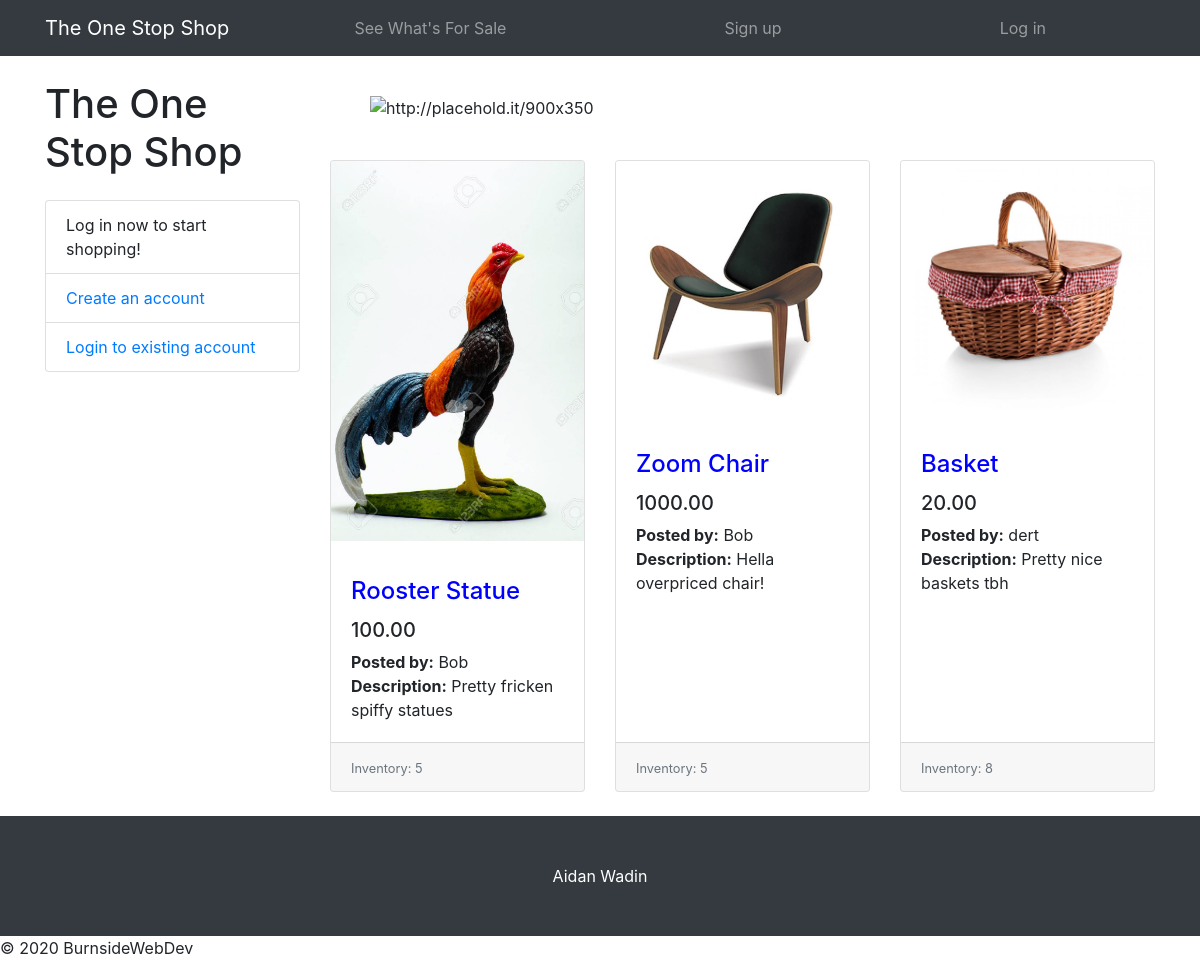
The app's page /, older data.
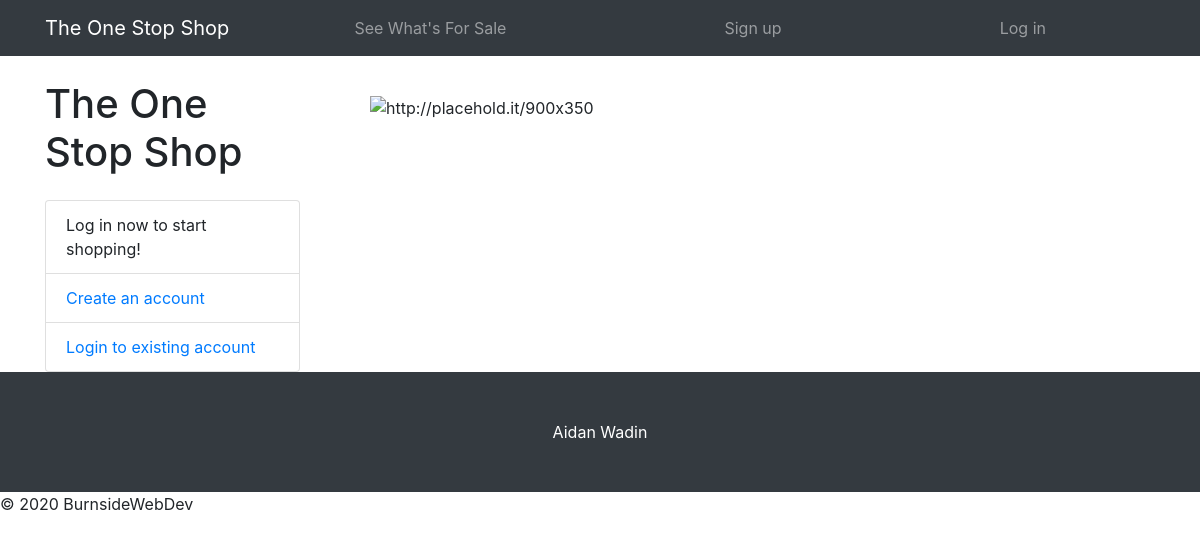
The same page, newer data.
### item/models.py (models this page shows, shortened)
class Item(models.Model):
    owner = models.ForeignKey(User, on_delete=models.CASCADE)
    image = models.ImageField(upload_to='images/')
    itemname = models.CharField(max_length=100)
    descrip = models.CharField(max_length=1000)
    price = models.DecimalField(max_digits=10, decimal_places=2)
    inv_count = models.PositiveIntegerField()

### accounts/views.py (the view, shortened to what this page needs)
# urls.py: path('', views.index, name='index'),
def index(request):
    items1 = Item.objects.all()
    context = {'items': items1}
    return render(request, 'index.html', context)

### accounts/templates/index.html (shortened to what this page needs)
{% extends 'navbar.html' %}
{% block content %}
<html lang="en">
   <head>
      <link href="static/vendor/bootstrap/css/bootstrap.min.css" rel="stylesheet">
      <link href="static/css/shop-homepage.css" rel="stylesheet">
   </head>
   <body>
      <div class="container">
         <div class="row">
            <div class="col-lg-3">
               <h1 class="my-4">The One Stop Shop</h1>
               <div class="list-group">
                  <p class="list-group-item">Log in now to start shopping!</p>
                  <a href="{% url 'signup' %}" class="list-group-item">Create an account</a>
                  <a href="{% url 'login' %}" class="list-group-item">Login to existing account</a>
               </div>
            </div>
            <div class="col-lg-9">
               <div class="banner">
                  <img class="d-block img-fluid" src="https://d2td6mzj4f4e1e.cloudfront.net/wp-content/uploads/sites/9/2019/05/One-Stop-2019-620x330.jpg" alt="http://placehold.it/900x350">
               </div>
               <div class="row">
                  {% for item in items %}
                  {% if item.inv_count != 0 %}
                  <div class="col-lg-4 col-md-6 mb-4">
                     <div class="card h-100">
                        <p><img class="card-img-top" src= {{item.image.url}} alt=""></p>
                        <div class="card-body">
                           <h4 class="card-title">
                              <div class="itemname">{{ item.itemname }}</div>
                           </h4>
                           <h5>{{item.price}}</h5>
                           <p class="card-text"><b>Posted by:</b> {{item.owner}} <br> <b>Description:</b> {{item.descrip}} </p>
                        </div>
                        <div class="card-footer">
                           <small class="text-muted">Inventory: {{item.inv_count}} </small>
                        </div>
                     </div>
                  </div>
                  {% endif %}
                  {% endfor %}
               </div>
            </div>
         </div>
      </div>
      <footer class="py-5 bg-dark">
         <div class="container">
            <p class="m-0 text-center text-white">Aidan Wadin</p>
         </div>
      </footer>
   </body>
</html>
{% endblock %}

Row changes from the older to the newer data that the page shows:
removed Item: image (picture), itemname "Rooster Statue", price "100.00", owner "Bob", descrip "Pretty fricken spiffy statues", inv_count "5"
removed Item: image (picture), itemname "Zoom Chair", price "1000.00", owner "Bob", descrip "Hella overpriced chair!", inv_count "5"
removed Item: image (picture), itemname "Basket", price "20.00", owner "dert", descrip "Pretty nice baskets tbh", inv_count "8"
